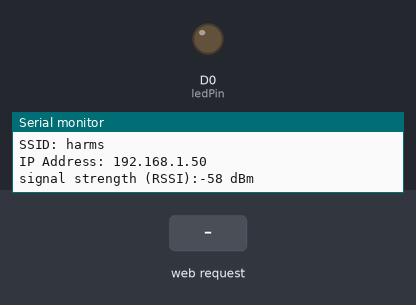
The sketch below on a simulated Arduino MKR. Parts: output pins drawn as LEDs (lit = HIGH), the last lines printed to the serial monitor. Inputs (shaded band) come from the test bench. WiFi joins after 1.5 s; servers stay silent unless stated.

Above: at 12.3 s.
12.4 s: HTTP request GET /turn-on received
At 13.7 s:
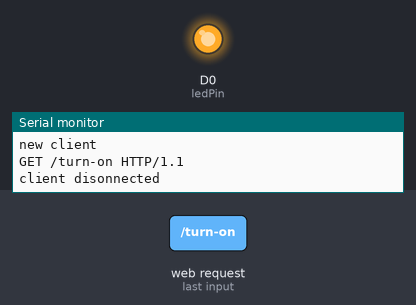
14.0 s: HTTP request GET /turn-off received
At 15.1 s:
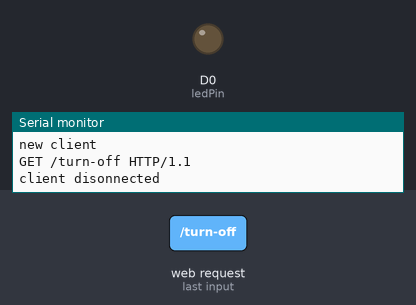
Timing chart, 0 to 17.0 s (numbered marks = the images above; inputs shaded):
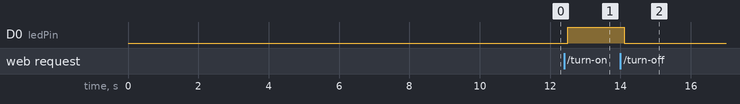

The sketch:

lamp-web-server.ino
```cpp
/*
  WiFi Web Server

 A simple web server that shows the value of the analog input pins.
 using a WiFi shield.

 This example is written for a network using WPA encryption. For
 WEP or WPA, change the WiFi.begin() call accordingly.

 Circuit:
 * WiFi shield attached
 * Analog inputs attached to pins A0 through A5 (optional)

 created 13 July 2010
 by dlf (Metodo2 srl)
 modified 31 May 2012
 by Tom Igoe

 */

#include <SPI.h>
#include <WiFi101.h>


char ssid[] = "harms";      // your network SSID (name)
char pass[] = "isaocovekdaniil";   // your network password
int keyIndex = 0;                 // your network key Index number (needed only for WEP)

int state = LOW;
bool stateChanged = false;
const int ledPin = 0;

int status = WL_IDLE_STATUS;

WiFiServer server(80);

void setup() {
  //Initialize serial and wait for port to open:
  Serial.begin(9600);

  // check for the presence of the shield:
  if (WiFi.status() == WL_NO_SHIELD) {
    Serial.println("WiFi shield not present");
    // don't continue:
  }

  // attempt to connect to WiFi network:

  server.begin();
  pinMode(ledPin, OUTPUT);
  // you're connected now, so print out the status:
}


void loop() {

  if ( status != WL_CONNECTED) {
    while ( status != WL_CONNECTED) {
      Serial.print("Attempting to connect to SSID: ");
      Serial.println(ssid);
      // Connect to WPA/WPA2 network. Change this line if using open or WEP network:
      status = WiFi.begin(ssid, pass);

      // wait 10 seconds for connection:
      delay(10000);
    }
    printWiFiStatus();
  }

  if (stateChanged) {
    stateChanged = !stateChanged;
    digitalWrite(ledPin, state);
  }

  // listen for incoming clients
  WiFiClient client = server.available();
  if (client) {
    Serial.println("new client");
    while (client.connected()) {
      if (client.available()) {
        String request = client.readStringUntil('\r');
        Serial.println(request);
        if (request.indexOf("/turn-on") != -1 && state == LOW) {
          stateChanged = !stateChanged;
          state = !state;
        } else if (request.indexOf("/turn-off") != -1 && state == HIGH) {
          stateChanged = !stateChanged;
          state = !state;
        }
        client.flush();
        if (stateChanged) {
          client.println("HTTP/1.1 200 OK");
          client.println("Connection: close");
          client.println("Content-Type: text/html");
          client.println("");
          client.println("ok");
        } else {
          client.println("HTTP/1.1 400 BAD REQUEST");
          client.println("Connection: close");
          client.println("Content-Type: text/html");
          client.println("");
          client.println("not ok");
        }
      }
      // give the web browser time to receive the data
      delay(100);
      client.stop();
      // close the connection:
      Serial.println("client disonnected");
    }
  }
}


void printWiFiStatus() {
  // print the SSID of the network you're attached to:
  Serial.print("SSID: ");
  Serial.println(WiFi.SSID());

  // print your WiFi shield's IP address:
  IPAddress ip = WiFi.localIP();
  Serial.print("IP Address: ");
  Serial.println(ip);

  // print the received signal strength:
  long rssi = WiFi.RSSI();
  Serial.print("signal strength (RSSI):");
  Serial.print(rssi);
  Serial.println(" dBm");
}
```

Measured:
- after the input at 12.4 s, D0 (ledPin): LOW → HIGH after 0.10 s
- after the input at 14.0 s, D0 (ledPin): HIGH → LOW after 0.10 s
